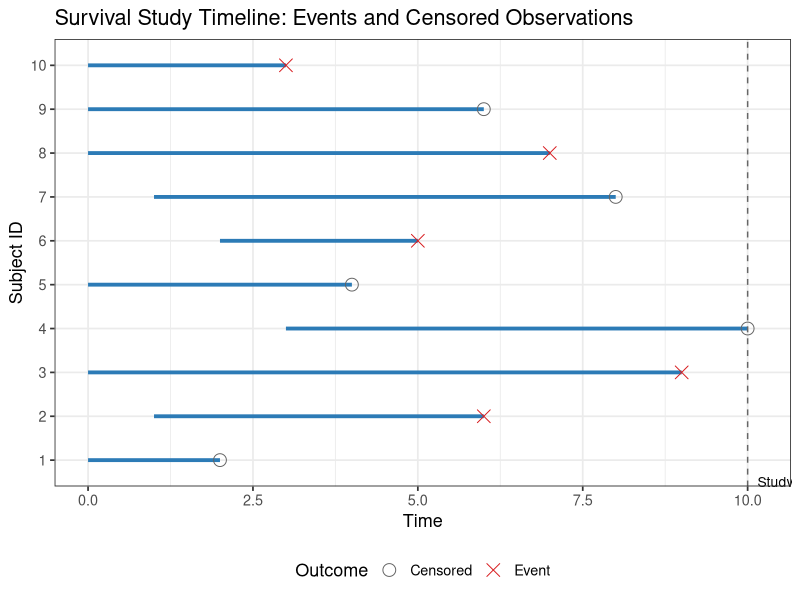

This figure's R source:
## ---- chunk 1
#| label: setup-cens
#| echo: false
suppressPackageStartupMessages({
  library(ggplot2); library(dplyr); library(survival)
  library(knitr); library(kableExtra)
})
theme_set(theme_bw(base_size = 13))
## ---- chunk 2
#| label: fig-censoring
#| fig-cap: "Timeline diagram illustrating different censoring patterns for 10 subjects"
#| fig-align: center
#| fig-width: 9
#| fig-height: 5

set.seed(42)
n <- 10
df_cens <- data.frame(
  id     = factor(n:1),
  start  = c(0,0,0,1,2,0,3,0,1,0),
  end    = c(3,6,7,8,5,4,10,9,6,2),
  status = c("Event","Censored","Event","Censored","Event",
             "Censored","Censored","Event","Event","Censored")
)

ggplot(df_cens, aes(y = id)) +
  geom_segment(aes(x = start, xend = end, yend = id),
               linewidth = 1.3, colour = "#2C7BB6") +
  geom_point(aes(x = end, colour = status, shape = status), size = 4) +
  geom_vline(xintercept = 10, linetype = "dashed", colour = "grey40") +
  scale_colour_manual(values = c("Event" = "#D7191C","Censored" = "#636363")) +
  scale_shape_manual(values  = c("Event" = 4, "Censored" = 1)) +
  annotate("text", x = 10.15, y = 0.5, label = "Study end", hjust = 0, size = 3.5) +
  labs(title = "Survival Study Timeline: Events and Censored Observations",
       x = "Time", y = "Subject ID",
       colour = "Outcome", shape = "Outcome") +
  theme(legend.position = "bottom")
## ---- chunk 3
#| label: surv-object
library(survival)

# Simulate 15 observations: failure times and censoring indicators
set.seed(101)
time   <- round(rexp(15, rate = 0.1), 1)   # true failure times
censor <- runif(15, 3, 12)                  # censoring times
obs_t  <- pmin(time, censor)               # observed time
delta  <- as.integer(time <= censor)        # event indicator

# Create Surv object
surv_obj <- Surv(time = obs_t, event = delta)
print(surv_obj)  # '+' marks censored observations
## ---- chunk 4
#| label: surv-types

# Right censoring (standard)
s_right <- Surv(time = obs_t, event = delta, type = "right")

# Left censoring: event known to have occurred before observation time
# event = 1 when time is LEFT-censored (event already happened)
left_t     <- c(2, 5, 3, 8, 4)
left_event <- c(1, 0, 1, 0, 1)   # 1 = left-censored, 0 = observed
s_left <- Surv(time = left_t, event = left_event, type = "left")

# Interval censoring: lower and upper bounds
lower_t <- c(1, 3, 2, 5, 4)
upper_t <- c(3, 6, 4, 8, 7)
s_interval <- Surv(time = lower_t, time2 = upper_t, type = "interval2")

cat("Right-censored:\n"); print(s_right[1:6])
cat("\nLeft-censored:\n");  print(s_left)
cat("\nInterval-censored:\n"); print(s_interval)
